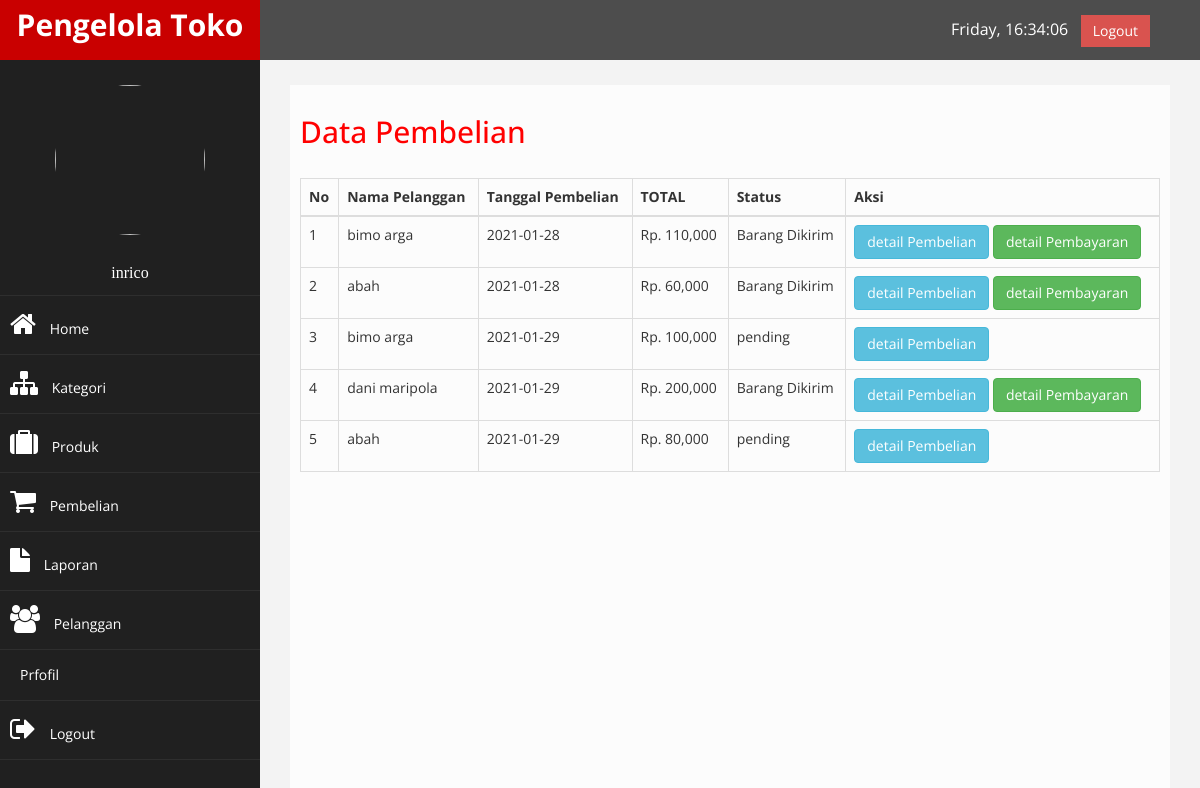
Page /admin/index.php?halaman=pembelian (signed in) on the committed database.
### tables this page shows
CREATE TABLE `pembelian` (
  `id_pembelian` int(11) NOT NULL,
  `id_pelanggan` int(11) NOT NULL,
  `tanggal_pembelian` date NOT NULL,
  `total_pembelian` int(11) NOT NULL,
  `id_ongkir` int(11) NOT NULL,
  `nama_kota` varchar(100) NOT NULL,
  `tarif` int(11) NOT NULL,
  `alamat_rumah` varchar(100) NOT NULL,
  `status_pembelian` varchar(50) NOT NULL DEFAULT 'pending',
  `resi_pengiriman` varchar(50) NOT NULL
);

CREATE TABLE `pelanggan` (
  `id_pelanggan` int(11) NOT NULL,
  `email_pelanggan` varchar(100) NOT NULL,
  `password_pelanggan` varchar(250) NOT NULL,
  `nama_pelanggan` varchar(100) NOT NULL,
  `telepon_pelanggan` varchar(15) NOT NULL
);

### admin/pembelian.php (the view, shortened to what this page needs)
<!DOCTYPE html>
<html lang="en">
<head>
</head>
<h2>Data Pembelian</h2><br>
<body>
    <table class="table table-bordered">
        <thead>
            <tr>
                <th>No</th>
                <th>Nama Pelanggan</th>
                <th>Tanggal Pembelian</th>
                <th>TOTAL</th>
                <th>Status</th>
                <th>Aksi</th>
            </tr>
        </thead>
        <tbody>
        <?php $i=1; ?>
        <?php $ambil = $conn -> query("SELECT * FROM pembelian JOIN pelanggan ON pembelian.id_pelanggan = pelanggan.id_pelanggan") ;?>
        <?php while ($pecah = $ambil->fetch_assoc()){ ?>
        <?php $number =  $pecah["total_pembelian"];
        $bil = number_format($number,0);?>
            <tr>
                <td><?= $i;?></td>
                <td><?= $pecah ["nama_pelanggan"]; ?></td>
                <td><?= $pecah ["tanggal_pembelian"] ?></td>
                <td>Rp. <?= $bil ?></td>
                <td><?= $pecah ["status_pembelian"] ?></td>
                <td>
                    <a href="index.php?halaman=detail&id=<?= $pecah ["id_pembelian"];?>" class="btn btn-info">detail Pembelian</a>
                    <?php if ($pecah["status_pembelian"] !== "pending"):?>
                        <a href="index.php?halaman=pembayaran&id=<?= $pecah ["id_pembelian"];?>" class="btn btn-success">detail Pembayaran</a>
                    <?php endif ?>
                </td>
            </tr>
            <?php $i++; ?>
        <?php } ?>
        </tbody>
    </table>
</body>
</html>

### admin/index.php (shortened to what this page needs)
<?php
$conn = mysqli_connect("localhost","root","","onlineshop");
?>
<!DOCTYPE html>
<html xmlns="http://www.w3.org/1999/xhtml">
<head>
    <link href="assets/css/bootstrap.css" rel="stylesheet" />
    <link href="assets/css/font-awesome.css" rel="stylesheet" />
    <link href="assets/js/morris/morris-0.4.3.min.css" rel="stylesheet" />
    <link href="assets/css/custom.css" rel="stylesheet" />
</head>
<body>
    <div id="wrapper">
        <nav class="navbar navbar-default navbar-cls-top " role="navigation" style="margin-bottom: 0">
            <div class="navbar-header">
                <a class="navbar-brand" href="index.php">Pengelola Toko</a>
            </div>
  <div style="color: white;
padding: 15px 50px 5px 50px;
float: right;
font-size: 16px;"> <?= date("l, "); date_default_timezone_set ("asia/jakarta");
    echo  ( date("H:i:s")); ?> &nbsp; <a href="logout.php" class="btn btn-danger square-btn-adjust">Logout</a> </div>
        </nav>
                <nav class="navbar-default navbar-side" role="navigation">
            <div class="sidebar-collapse">
            <ul class="nav" id="main-menu">
				<li class="text-center">
                    <img style="border-radius: 50%;height:150px;width:150px" src="../profile_admin/<?= $_SESSION["admin"]["foto_profil"]; ?>" class="user-image img-responsive"/>
                    <p style="font-family:cursive; color:white; padding:0;">
                        <?= $_SESSION["admin"]["nama_lengkap"]; ?>
                    </p>
				</li>
                <li><a href="index.php"><i class="fa fa-home fa-2x"></i> Home</a></li>
                <li><a href="index.php?halaman=kategori"><i class="fa fa-sitemap fa-2x"></i> Kategori</a></li>
                <li><a href="index.php?halaman=produk"><i class="fa fa-suitcase fa-2x"></i> Produk</a></li>
                <li><a href="index.php?halaman=pembelian"><i class="fa fa-shopping-cart fa-2x"></i> Pembelian</a></li>
                <li><a href="index.php?halaman=laporan"><i class="fa fa-file fa-2x"></i> Laporan</a></li>
                <li><a href="index.php?halaman=pelanggan"><i class="fa fa-users fa-2x"></i> Pelanggan</a></li>
                <li><a href="index.php?halaman=profil"><i class="fa fa-sign-user fa-2x"></i>Prfofil</a></li>
                <li><a href="index.php?halaman=logout"><i class="fa fa-sign-out fa-2x"></i> Logout</a></li>
            </ul>
            </div>
        </nav>
        <div id="page-wrapper" >
            <div id="page-inner">
                <?php
                if (isset ($_GET["halaman"])) {
                    if ($_GET["halaman"]=="produk") {
                        include "produk.php";
                    }elseif ($_GET["halaman"]=="pembelian"){
                        include "pembelian.php";
                    }elseif ($_GET["halaman"]=="pelanggan") {
                        include "pelanggan.php";
                    }elseif ($_GET["halaman"]=="detail") {
                        include "detail.php";
                    }elseif ($_GET["halaman"]== "tambah_produk") {
                        include "tambah_produk.php";
                    }elseif ($_GET["halaman"]== "hapusproduk") {
                        include "hapusproduk.php";
                    }elseif ($_GET["halaman"]== "ubahproduk") {
                        include "ubahproduk.php";
                    }elseif ($_GET["halaman"]=="logout") {
                        include "logout.php";
                    }elseif ($_GET["halaman"]== "pembayaran") {
                        include "pembayaran.php";
                    }elseif ($_GET["halaman"]== "laporan") {
                        include "laporan_pembelian.php";
                    }elseif ($_GET["halaman"]== "kategori") {
                        include "kategori.php";
                    }elseif ($_GET["halaman"]== "profil") {
                        include "profil.php";
                    }
                }else {
                    include "home.php";
                }
                ?>
            </div>
        </div>
</body>
</html>

### admin/assets/css/custom.css (style rules this page uses)
body { font-family: 'Open Sans', sans-serif; }
#wrapper { width: 100%; background:#202020; }
#page-wrapper { padding: 15px 15px; min-height: 600px; background:#F3F3F3; }
#page-inner { width:100%; margin:10px 20px 10px 0px; background-color:rgb(252, 252, 252)!important; padding:10px; min-height:1200px; }
.text-center { text-align:center; }
h2 { color: #f00; }
.square-btn-adjust { border: 0px solid transparent; -webkit-border-radius: 0px; -moz-border-radius: 0px; border-radius: 0px; }
p { font-size:16px; line-height:25px; padding-top:20px; }
.user-image { margin: 25px auto; -webkit-border-radius: 10px; -moz-border-radius: 10px; border-radius: 10px; max-height:170px; max-width:170px; }
.navbar-cls-top .navbar-brand { color: #fff; background: #C90000; width: 260px; text-align: center; height: 60px; font-size: 30px; font-weight: 700; }
.sidebar-collapse , .sidebar-collapse .nav { background:none; }
.sidebar-collapse .nav { padding:0; }
.sidebar-collapse .nav > li > a { color:#fff; background:#202020; text-shadow:none; }
.sidebar-collapse > .nav > li > a { padding:15px 10px; }
.sidebar-collapse > .nav > li { border-bottom: 1px solid rgba(107, 108, 109, 0.19); }
.navbar-side { border:none; background-color: #202020; }
.navbar-cls-top { background:#4D4D4D; border-bottom:none; }
.navbar-default { border:0px solid black; }
.navbar-header { background: #A70303; }
.nav > li > a > i { margin-right:10px; }
@media (min-width:768px) { #page-wrapper { margin: 0 0 0 260px; padding: 15px 30px; min-height: 1200px; } }
@media (min-width:768px) { .navbar-side { z-index: 1; position: absolute; width: 260px; } }
@media (min-width:768px) { .navbar { border-radius: 0px; } }

### rows in the picture
pembelian: id_pelanggan.nama_pelanggan "bimo arga", tanggal_pembelian "2021-01-28", total_pembelian "110,000", status_pembelian "Barang Dikirim"
pembelian: id_pelanggan.nama_pelanggan "abah", tanggal_pembelian "2021-01-28", total_pembelian "60,000", status_pembelian "Barang Dikirim"
pembelian: id_pelanggan.nama_pelanggan "bimo arga", tanggal_pembelian "2021-01-29", total_pembelian "100,000", status_pembelian "pending"
pembelian: id_pelanggan.nama_pelanggan "dani maripola", tanggal_pembelian "2021-01-29", total_pembelian "200,000", status_pembelian "Barang Dikirim"
pembelian: id_pelanggan.nama_pelanggan "abah", tanggal_pembelian "2021-01-29", total_pembelian "80,000", status_pembelian "pending"

### other values in the picture
$_SESSION["admin"]["nama_lengkap"] "inrico"
